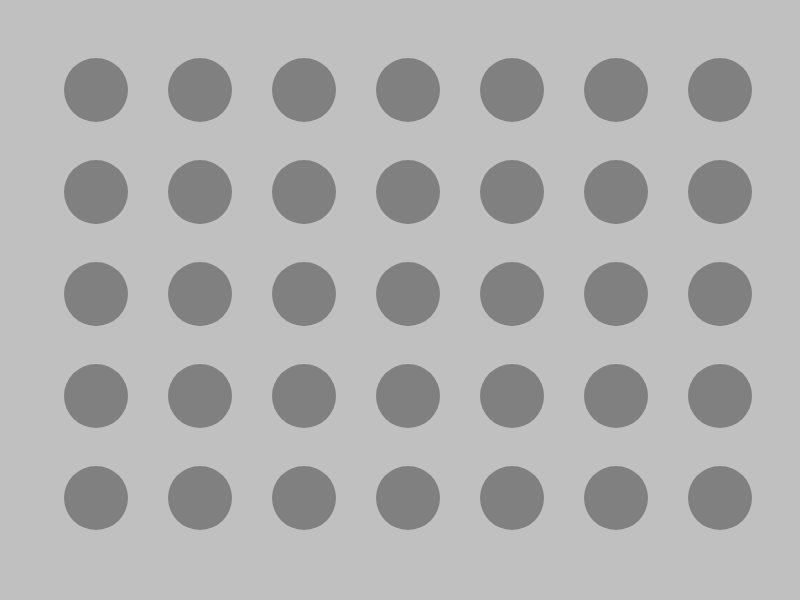
Frame 1 (no input)
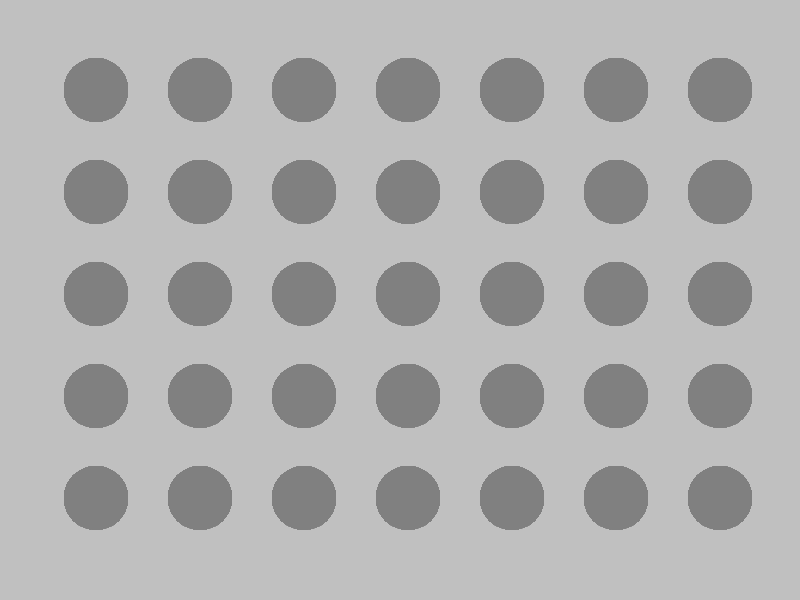
Frame 60 (no input)
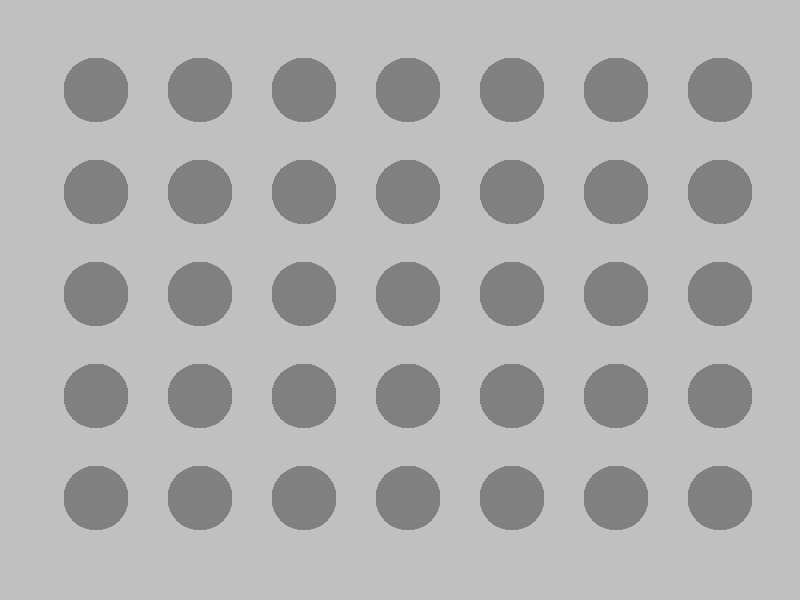
Frame 120 (the mouse pressed at the canvas centre since frame 60)

The p5.js sketch that drew these frames (run headless with seeded random() and noise() and a simulated clock; from frame 60 on, the mouse is pressed at the canvas centre):

// p5.js sketch
// ── sketch.js

var width, height;

var xPos, yPos;

var counter = 0;


function setup() {
	width = 800;
	height = 600;
	//createCanvas(width,height);
	createCanvas(width, height);
	background(192,192,192); 
	xPos= width ;
	yPos= height;
	

	
}

function draw() {
	
	
	fill("grey");
	noStroke();


	xPos= width*0.12 ;
	yPos= height*0.15;
	y = 60;
	for(var i = 0; i < 7; i++) {

		ellipse(xPos,yPos, width*0.08, width*0.08);
		for(var j = 0; j < 4 ; j++) {
			yPos+= height*0.12 + height*0.05;
			ellipse(xPos,yPos, width*0.08, width*0.08);
		}
		yPos= height*0.15;
		xPos+= width*0.12 + width*0.01;	
	}
}
